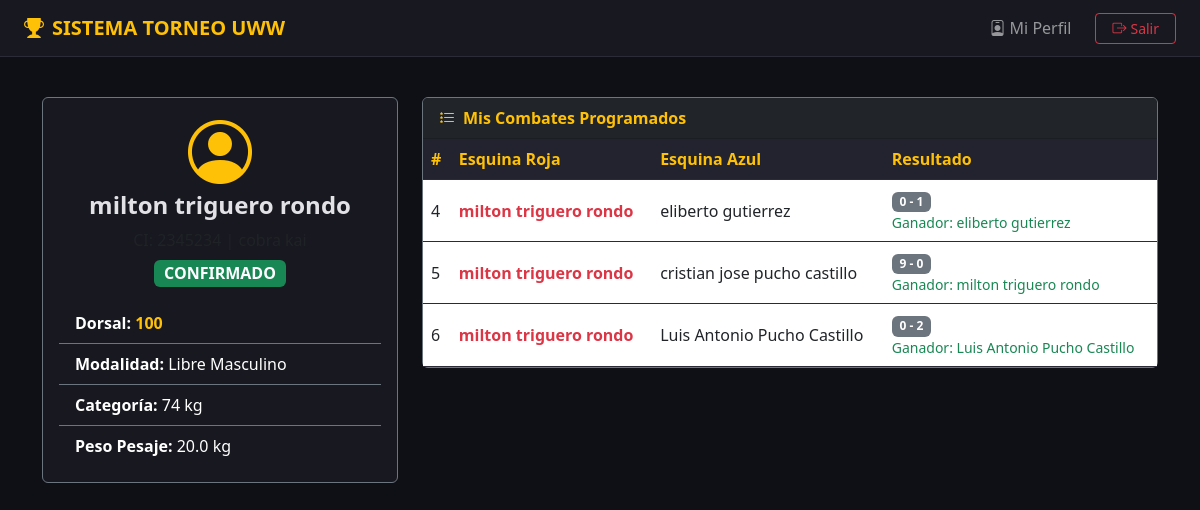
The app's page /atleta/perfil (signed in) with its own data.
### tables this page shows
CREATE TABLE atletas (
            id INTEGER PRIMARY KEY AUTOINCREMENT,
            usuario_id INTEGER,
            nombre_completo TEXT NOT NULL,
            ci TEXT NOT NULL,
            departamento TEXT NOT NULL,
            club TEXT NOT NULL,
            modalidad TEXT NOT NULL,
            categoria_peso TEXT NOT NULL,
            peso_inscripcion REAL NOT NULL,
            peso_oficial REAL DEFAULT 0,
            dorsal INTEGER DEFAULT NULL,
            estado TEXT DEFAULT 'PENDIENTE',
            FOREIGN KEY (usuario_id) REFERENCES usuarios (id)
        );

CREATE TABLE combates (
            id INTEGER PRIMARY KEY AUTOINCREMENT,
            tapiz TEXT DEFAULT 'Tapiz A',
            numero_combate INTEGER NOT NULL,
            ronda INTEGER DEFAULT 1,
            grupo TEXT DEFAULT 'Fase Unica',
            fase TEXT DEFAULT 'Grupos',
            modalidad TEXT NOT NULL,
            categoria_peso TEXT NOT NULL,
            atleta_rojo_id INTEGER,
            atleta_azul_id INTEGER,
            puntos_rojo INTEGER DEFAULT 0,
            puntos_azul INTEGER DEFAULT 0,
            ganador_id INTEGER DEFAULT NULL,
            tipo_victoria TEXT DEFAULT NULL,
            estado TEXT DEFAULT 'PROGRAMADO',
            arbitro TEXT DEFAULT '',
            juez TEXT DEFAULT '',
            jefe_tapiz TEXT DEFAULT '',
            FOREIGN KEY (atleta_rojo_id) REFERENCES atletas (id),
            FOREIGN KEY (atleta_azul_id) REFERENCES atletas (id),
            FOREIGN KEY (ganador_id) REFERENCES atletas (id)
        );

### app.py (the view)
@app.route('/atleta/perfil')
@login_required
def perfil_atleta():
    conn = get_db_connection()
    atleta = conn.execute('SELECT * FROM atletas WHERE usuario_id = ?', (session['user_id'],)).fetchone()
    combates = []
    if atleta:
        combates = conn.execute('''
            SELECT c.*,
                   r.nombre_completo AS rojo_nombre, a.nombre_completo AS azul_nombre,
                   g.nombre_completo AS ganador_nombre
            FROM combates c
            LEFT JOIN atletas r ON c.atleta_rojo_id = r.id
            LEFT JOIN atletas a ON c.atleta_azul_id = a.id
            LEFT JOIN atletas g ON c.ganador_id = g.id
            WHERE c.atleta_rojo_id = ? OR c.atleta_azul_id = ?
            ORDER BY c.ronda ASC
        ''', (atleta['id'], atleta['id'])).fetchall()
    conn.close()
    return render_template('atleta/perfil.html', atleta=atleta, combates=combates)

### app.py (called while the page is built)
def login_required(f):
    @wraps(f)
    def decorated_function(*args, **kwargs):
        if 'user_id' not in session:
            flash('Debes iniciar sesión para acceder.', 'warning')
            return redirect(url_for('login'))
        return f(*args, **kwargs)
    return decorated_function

def get_db_connection():
    _dir = os.path.dirname(os.path.abspath(DATABASE_PATH))
    if _dir:
        os.makedirs(_dir, exist_ok=True)
    conn = sqlite3.connect(DATABASE_PATH, timeout=15.0)
    conn.row_factory = sqlite3.Row
    conn.execute("PRAGMA journal_mode = WAL;")
    conn.execute("PRAGMA foreign_keys = ON;")
    conn.execute("PRAGMA busy_timeout = 5000;")
    conn.execute("PRAGMA synchronous = NORMAL;")
    return conn

### templates/atleta/perfil.html (shortened to what this page needs)
{% extends 'base.html' %}
{% block content %}
<div class="container py-3">
    {% if atleta %}
    <div class="row g-4 mb-4">
        <div class="col-md-4">
            <div class="card border-secondary text-center">
                <div class="card-body">
                    <i class="bi bi-person-circle display-3 text-warning mb-2"></i>
                    <h4 class="fw-bold">{{ atleta.nombre_completo }}</h4>
                    <p class="text-muted mb-2">CI: {{ atleta.ci }} | {{ atleta.club }}</p>
                    <span class="badge {% if atleta.estado == 'CONFIRMADO' %}bg-success{% elif atleta.estado == 'ACREDITADO' %}bg-info text-dark{% else %}bg-warning text-dark{% endif %} fs-6 mb-3">
                        {{ atleta.estado }}
                    </span>
                    <ul class="list-group list-group-flush text-start bg-transparent">
                        <li class="list-group-item bg-transparent text-white border-secondary">
                            <strong>Dorsal:</strong> <span class="text-warning fw-bold">{{ atleta.dorsal or 'Sin asignar' }}</span>
                        </li>
                        <li class="list-group-item bg-transparent text-white border-secondary">
                            <strong>Modalidad:</strong> {{ atleta.modalidad }}
                        </li>
                        <li class="list-group-item bg-transparent text-white border-secondary">
                            <strong>Categoría:</strong> {{ atleta.categoria_peso }}
                        </li>
                        <li class="list-group-item bg-transparent text-white border-secondary">
                            <strong>Peso Pesaje:</strong> {{ atleta.peso_oficial or '--' }} kg
                        </li>
                    </ul>
                </div>
            </div>
        </div>
        <div class="col-md-8">
            <div class="card border-secondary">
                <div class="card-header bg-dark text-warning fw-bold">
                    <i class="bi bi-list-stars me-2"></i>Mis Combates Programados
                </div>
                <div class="card-body p-0">
                    <div class="table-responsive">
                        <table class="table table-dark-custom align-middle mb-0">
                            <thead>
                                <tr>
                                    <th>#</th>
                                    <th>Esquina Roja</th>
                                    <th>Esquina Azul</th>
                                    <th>Resultado</th>
                                </tr>
                            </thead>
                            <tbody>
                                {% for c in combates %}
                                <tr>
                                    <td>{{ c.numero_combate }}</td>
                                    <td class="{% if c.atleta_rojo_id == atleta.id %}fw-bold text-danger{% endif %}">
                                        {{ c.rojo_nombre }}
                                    </td>
                                    <td class="{% if c.atleta_azul_id == atleta.id %}fw-bold text-info{% endif %}">
                                        {{ c.azul_nombre or 'Pase Directo' }}
                                    </td>
                                    <td>
                                        {% if c.estado == 'FINALIZADO' %}
                                            <span class="badge bg-secondary">{{ c.puntos_rojo }} - {{ c.puntos_azul }}</span>
                                            <small class="d-block text-success">Ganador: {{ c.ganador_nombre }}</small>
                                        {% else %}
                                            <span class="badge bg-warning text-dark">Pendiente</span>
                                        {% endif %}
                                    </td>
                                </tr>
                                {% else %}
                                <tr>
                                    <td colspan="4" class="text-center py-4 text-muted">Aún no se te ha asignado combate en el sorteo.</td>
                                </tr>
                                {% endfor %}
                            </tbody>
                        </table>
                    </div>
                </div>
            </div>
        </div>
    </div>
    {% else %}
    <div class="alert alert-warning text-center">
        No se encontraron datos asociados a tu usuario de atleta.
    </div>
    {% endif %}
</div>
{% endblock %}

### templates/base.html (style rules this page uses)
body { background-color: #0f1015; color: #e1e1e6; font-family: 'Segoe UI', Tahoma, Geneva, Verdana, sans-serif; }
.card { background-color: #181920; color: #e1e1e6; border: 1px solid #2a2b36; }
.table-dark-custom { background-color: #181920; color: #e1e1e6; }
.table-dark-custom th { background-color: #22232e; border-color: #2a2b36; color: #ffc107; }
.table-dark-custom td { border-color: #2a2b36; }

### records on screen
atletas: nombre_completo "milton triguero rondo", estado "CONFIRMADO", dorsal "100", modalidad "Libre Masculino", categoria_peso "74 kg", peso_oficial "20.0"
combates: numero_combate "4", rojo_nombre "milton triguero rondo", nombre_completo "eliberto gutierrez", puntos_rojo "0", puntos_azul "1", ganador_nombre "eliberto gutierrez"
combates: numero_combate "5", rojo_nombre "milton triguero rondo", nombre_completo "cristian jose pucho castillo", puntos_rojo "9", puntos_azul "0", ganador_nombre "milton triguero rondo"
combates: numero_combate "6", rojo_nombre "milton triguero rondo", nombre_completo "Luis Antonio Pucho Castillo", puntos_rojo "0", puntos_azul "2", ganador_nombre "Luis Antonio Pucho Castillo"
